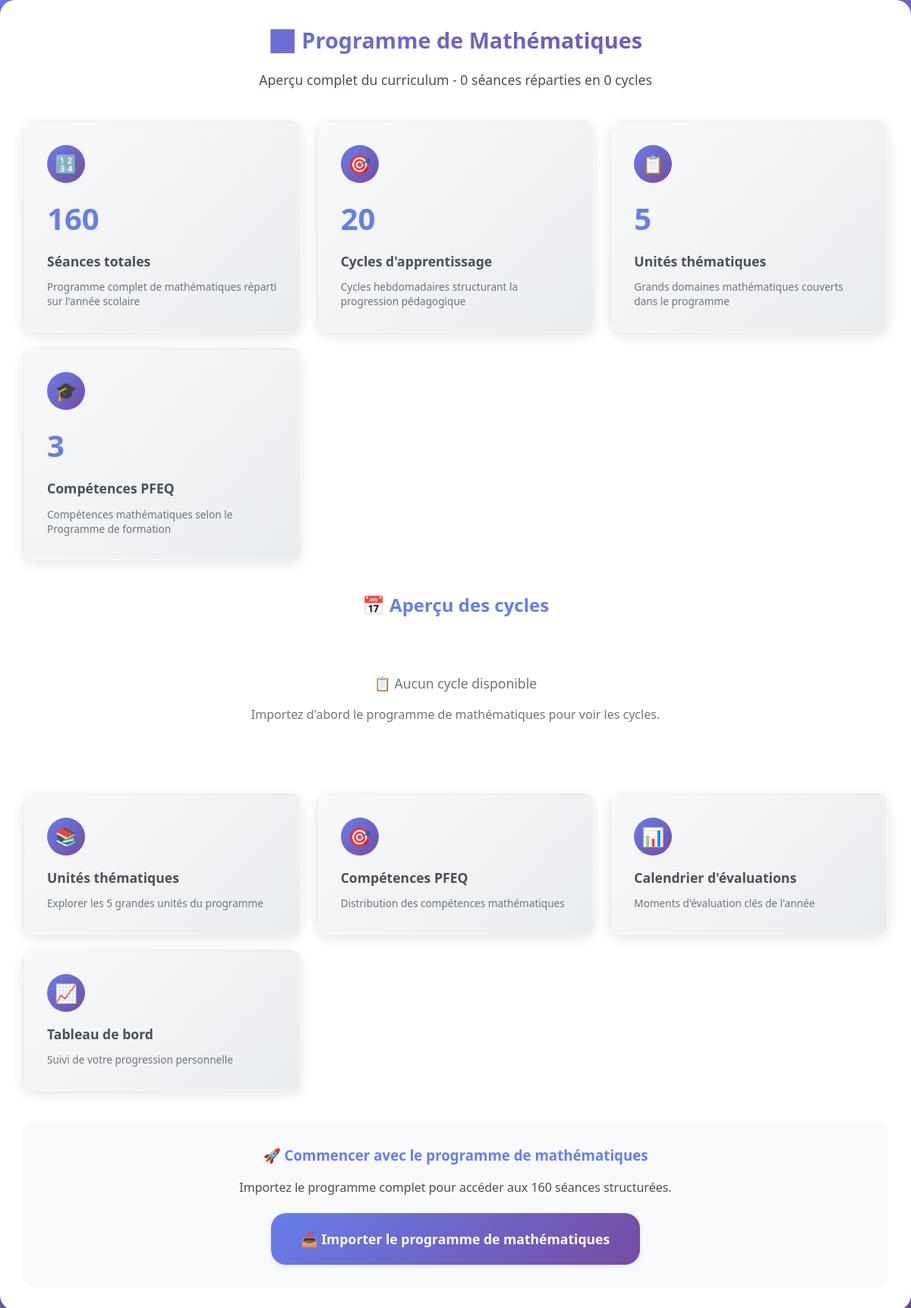
Before: /math/overview with the older database file.
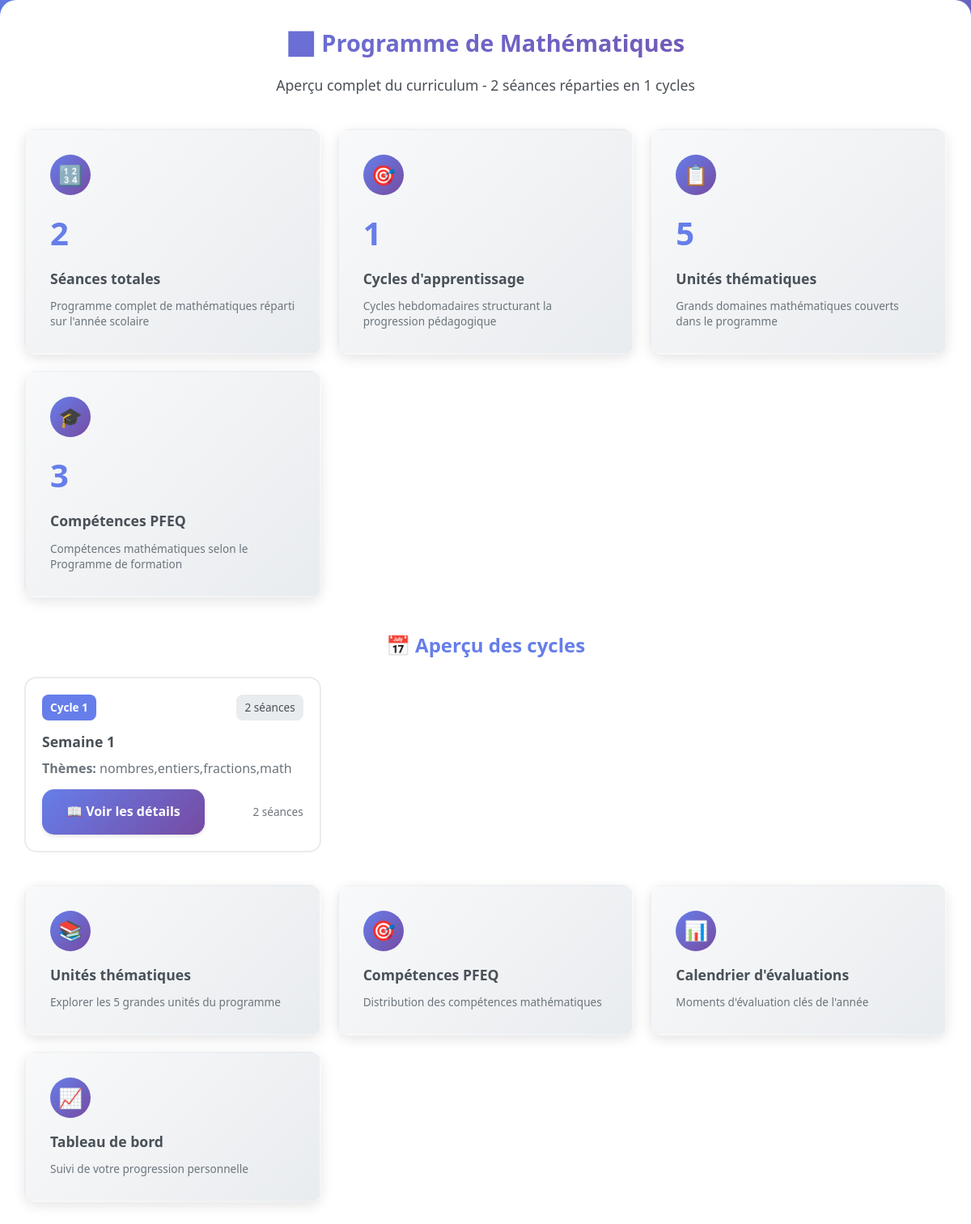
After: the same page with the newer database file.
### tables this page shows
CREATE TABLE lessons (
                id INTEGER PRIMARY KEY AUTOINCREMENT,
                lesson_number INTEGER NOT NULL,
                month TEXT NOT NULL,
                week_number INTEGER NOT NULL,
                day_number INTEGER NOT NULL,
                title TEXT NOT NULL,
                content TEXT,
                duration INTEGER DEFAULT 75,
                competences TEXT,
                materials TEXT,
                objectives TEXT,
                tags TEXT,
                created_at TIMESTAMP DEFAULT CURRENT_TIMESTAMP,
                updated_at TIMESTAMP DEFAULT CURRENT_TIMESTAMP
            , subject TEXT DEFAULT 'français');

### app.py (the view)
@app.route('/math/overview')
def math_schedule_overview():
    try:
        conn = sqlite3.connect(DB_FILE)
        cursor = conn.cursor()
        cursor.execute('''
            SELECT week_number, COUNT(*) as lesson_count,
                   GROUP_CONCAT(DISTINCT tags) as unit_tags
            FROM lessons
            WHERE subject = 'mathématiques'
            GROUP BY week_number
            ORDER BY week_number
        ''')
        cycles = cursor.fetchall()
        cursor.execute('''
            SELECT competences, COUNT(*) as count
            FROM lessons
            WHERE competences IS NOT NULL AND subject = 'mathématiques'
            GROUP BY competences
            ORDER BY count DESC
        ''')
        competencies = cursor.fetchall()
        cursor.execute('SELECT COUNT(*) FROM lessons WHERE subject = "mathématiques"')
        total_lessons = cursor.fetchone()[0]
        cursor.execute('SELECT COUNT(DISTINCT week_number) FROM lessons WHERE subject = "mathématiques"')
        total_cycles = cursor.fetchone()[0]
        conn.close()
        return render_template('math_schedule_overview.html',
                             cycles=cycles,
                             competencies=competencies,
                             total_lessons=total_lessons,
                             total_cycles=total_cycles)
    except Exception as e:
        flash(f'Erreur lors du chargement de l\'aperçu: {str(e)}', 'error')
        return redirect(url_for('dashboard'))

### templates/math_schedule_overview.html (shortened to what the changed rows need)
{% extends "base.html" %}
{% block additional_css %}
<link rel="stylesheet" href="{{ url_for('static', filename='css/components/math-schedule.css') }}">
{% endblock %}
{% block content %}
    <div class="math-overview-container math-fade-in">
        <div class="math-header">
            <h1>📊 Programme de Mathématiques</h1>
            <p>Aperçu complet du curriculum - {{ total_lessons }} séances réparties en {{ total_cycles }} cycles</p>
        </div>
        <div class="math-stats-grid">
            <div class="math-stat-card math-slide-up">
                <div class="math-stat-header">
                    <div class="math-stat-icon">🔢</div>
                </div>
                <div class="math-stat-value">{{ total_lessons or 160 }}</div>
                <div class="math-stat-label">Séances totales</div>
                <div class="math-stat-description">Programme complet de mathématiques réparti sur l'année scolaire</div>
            </div>
            <div class="math-stat-card math-slide-up">
                <div class="math-stat-header">
                    <div class="math-stat-icon">🎯</div>
                </div>
                <div class="math-stat-value">{{ total_cycles or 20 }}</div>
                <div class="math-stat-label">Cycles d'apprentissage</div>
                <div class="math-stat-description">Cycles hebdomadaires structurant la progression pédagogique</div>
            </div>
        </div>
        <div style="margin-bottom: var(--space-2xl);">
            <h2 style="font-size: var(--font-size-2xl); font-weight: var(--font-weight-bold); color: var(--primary-color); margin-bottom: var(--space-lg); text-align: center;">
                📅 Aperçu des cycles
            </h2>
            {% if cycles %}
                <div class="math-lessons-grid">
                    {% for cycle in cycles %}
                        <div class="math-lesson-card math-scale-in">
                            <div class="math-lesson-header">
                                <div class="math-lesson-number">Cycle {{ cycle[0] }}</div>
                                <div class="math-lesson-status pending">{{ cycle[1] }} séances</div>
                            </div>
                            <h3 class="math-lesson-title">Semaine {{ cycle[0] }}</h3>
                            {% if cycle[2] %}
                                <div class="math-lesson-content">
                                    <strong>Thèmes:</strong> {{ cycle[2][:100] }}{% if cycle[2]|length > 100 %}...{% endif %}
                                </div>
                            {% endif %}
                            <div class="math-lesson-actions">
                                <a href="{{ url_for('cycle_detail', cycle_number=cycle[0]) }}" class="btn btn-primary">
                                    📖 Voir les détails
                                </a>
                                <span style="color: var(--gray-500); font-size: var(--font-size-sm);">
                                    {{ cycle[1] }} séance{{ 's' if cycle[1] > 1 else '' }}
                                </span>
                            </div>
                        </div>
                    {% endfor %}
                </div>
            {% else %}
                <div style="text-align: center; padding: var(--space-3xl); color: var(--gray-500);">
                    <p style="font-size: var(--font-size-lg); margin-bottom: var(--space-md);">📋 Aucun cycle disponible</p>
                    <p>Importez d'abord le programme de mathématiques pour voir les cycles.</p>
                </div>
            {% endif %}
        </div>
        {% if not cycles %}
            <div style="text-align: center; margin-top: var(--space-2xl); padding: var(--space-xl); background: var(--gray-100); border-radius: var(--radius-lg);">
                <h3 style="color: var(--primary-color); margin-bottom: var(--space-md);">🚀 Commencer avec le programme de mathématiques</h3>
                <p style="color: var(--gray-600); margin-bottom: var(--space-lg);">Importez le programme complet pour accéder aux 160 séances structurées.</p>
                <a href="{{ url_for('import_math_schedule') }}" class="btn btn-primary btn-lg">
                    📥 Importer le programme de mathématiques
                </a>
            </div>
        {% endif %}
    </div>
{% endblock %}

Changed rows visible on the page:
added lessons: value "s"
Other visible differences:
{{ total_lessons }}: "0" → "2"
{{ total_cycles }}: "0" → "1"
{{ total_lessons or 160 }}: "160" → "2"
{{ total_cycles or 20 }}: "20" → "1"
text no longer shown: "📋 Aucun cycle disponible Importez d'abord le programme de mathématiques pour voir les cycles. 🚀 Commencer avec le programme de mathématiques Importez le programme complet pour accéder aux 160 séances structurées. 📥 Importer le programme de mathématiques"
